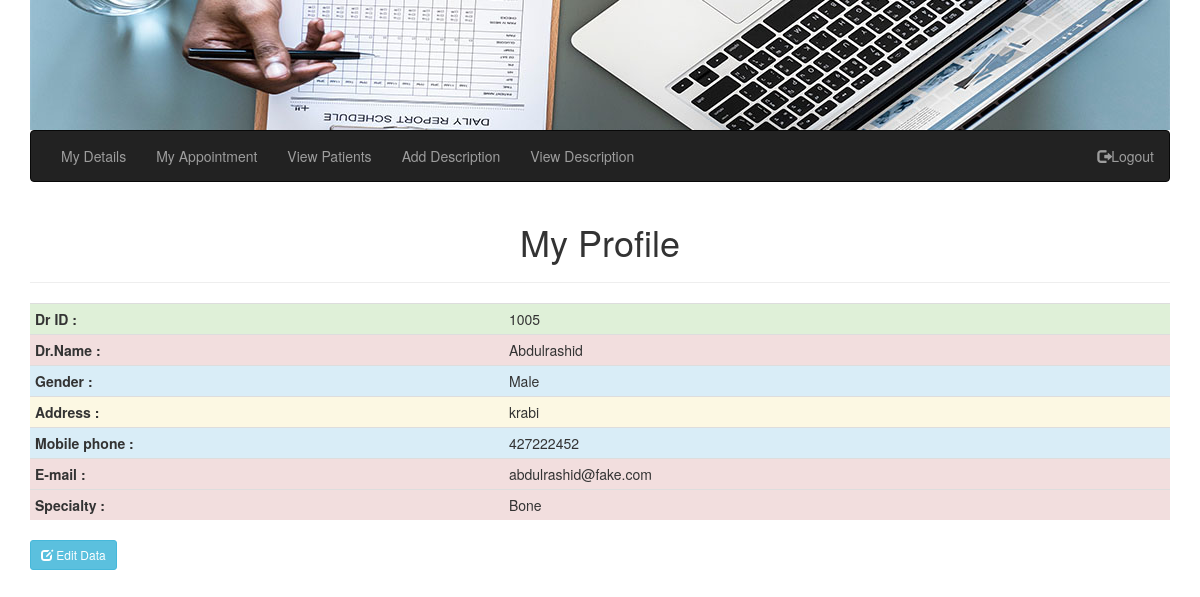
The app's page /doctor/detailsdr.php (signed in) with its own data.
### tables this page shows
CREATE TABLE `doctor` (
  `dr_id` int(10) NOT NULL,
  `dr_name` varchar(50) NOT NULL,
  `gender` varchar(20) NOT NULL,
  `dr_pass` int(50) NOT NULL,
  `dr_address` varchar(500) NOT NULL,
  `dr_mobile` int(20) NOT NULL,
  `dr_Email` varchar(100) NOT NULL,
  `dr_specialty` varchar(500) NOT NULL,
  `id_cate` int(10) NOT NULL
);

### doctor/detailsdr.php (the view, shortened to what this page needs)
<?php
   $serverName = 'localhost';
   $userName = 'root';
   $userPassword = '';
   $dbName = 'hospital';
   $conn = mysqli_connect($serverName, $userName, $userPassword, $dbName);
    $sql = "SELECT * FROM doctor WHERE dr_id = '".$_SESSION['dr_id']."' ";
   $query = mysqli_query($conn, $sql);
    $result = mysqli_fetch_array($query, MYSQLI_ASSOC);
?>
<!DOCTYPE html>
<html>
<head>
		<link rel="stylesheet" href="https://maxcdn.bootstrapcdn.com/bootstrap/3.3.7/css/bootstrap.min.css">
<body>
	   <div class="container">
       <div class="row">
        <?php include '.../../menudr.php'; ?>
       </div>
 <div class="container">
    <div id="signup_form" class="">
        <h1><center><span class=""></span>My Profile</center></h1>
        <hr>
                	<table class="table table-striped table-condensed">
				<tr>
					<th class="success">Dr ID :</th>
					<td class="success"><?php echo $result['dr_id']; ?></td>
				</tr>
				<tr>
					<th class="danger"> Dr.Name :</th>
					<td class="danger"><?php echo $result['dr_name']; ?></td>
				</tr>
				<tr>
					<th class="info"> Gender :</th>
					<td class="info"><?php echo $result['gender']; ?></td>
				</tr>
				<tr>
					<th class="warning">Address :</th>
					<td class="warning"><?php echo $result['dr_address']; ?></td>
				</tr>
				<tr>
					<th class="info">Mobile phone :</th>
					<td class="info"><?php echo $result['dr_mobile']; ?></td>
				</tr>
				<tr>
					<th class="danger">E-mail :</th>
					<td class="danger"><?php echo $result['dr_Email']; ?></td>
				</tr>
                <tr>
					<th class="danger">Specialty :</th>
					<td class="danger"><?php echo $result['dr_specialty']; ?></td>
				</tr>
			</table>
			<a href="edit-profiledr.php " class="btn btn-sm btn-info"><span class="glyphicon glyphicon-edit" aria-hidden="true"></span> Edit Data </a>
		</div>
	</div>
</body>
</html>

### records on screen
doctor: dr_id "1005", dr_name "Abdulrashid", gender "Male", dr_address "krabi", dr_mobile "427222452", dr_Email "abdulrashid@fake.com", dr_specialty "Bone"
